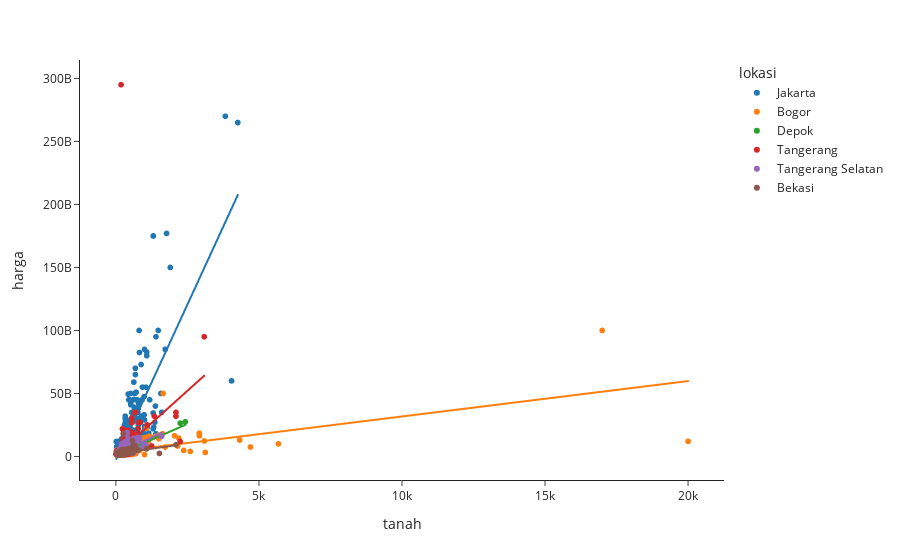

Notebook cell for this chart:
### Code cell
fig = px.scatter(df, x='tanah', y='harga', color="lokasi",  trendline='ols')
fig.show()

### Figure 1 — Plotly figure (JSON) as saved in the notebook; plotly's stock layout.template omitted (floating-point values rounded to 4 significant figures; data arrays with more than 128 entries replaced by an {"elided": "..."} marker saying what was removed)
{"data": [{"hovertemplate": "lokasi=Jakarta<br>tanah=%{x}<br>harga=%{y}<extra></extra>", "legendgroup": "Jakarta", "marker": {"color": "#1F77B4", "symbol": "circle"}, "mode": "markers", "name": "Jakarta", "showlegend": true, "type": "scattergl", "x": {"elided": "960 int values"}, "xaxis": "x", "y": {"elided": "960 int values"}, "yaxis": "y"}, {"hovertemplate": "<b>OLS trendline</b><br>harga = 4.93625e+07 * tanah + -2.79677e+09<br>R<sup>2</sup>=0.655233<br><br>lokasi=Jakarta<br>tanah=%{x}<br>harga=%{y} <b>(trend)</b><extra></extra>", "legendgroup": "Jakarta", "marker": {"color": "#1F77B4", "symbol": "circle"}, "mode": "lines", "name": "Jakarta", "showlegend": false, "type": "scattergl", "x": {"elided": "960 int values"}, "xaxis": "x", "y": {"elided": "960 float values"}, "yaxis": "y"}, {"hovertemplate": "lokasi=Bogor<br>tanah=%{x}<br>harga=%{y}<extra></extra>", "legendgroup": "Bogor", "marker": {"color": "#FF7F0E", "symbol": "circle"}, "mode": "markers", "name": "Bogor", "showlegend": true, "type": "scattergl", "x": {"elided": "988 int values"}, "xaxis": "x", "y": {"elided": "988 int values"}, "yaxis": "y"}, {"hovertemplate": "<b>OLS trendline</b><br>harga = 2.80935e+06 * tanah + 3.65025e+09<br>R<sup>2</sup>=0.352470<br><br>lokasi=Bogor<br>tanah=%{x}<br>harga=%{y} <b>(trend)</b><extra></extra>", "legendgroup": "Bogor", "marker": {"color": "#FF7F0E", "symbol": "circle"}, "mode": "lines", "name": "Bogor", "showlegend": false, "type": "scattergl", "x": {"elided": "988 int values"}, "xaxis": "x", "y": {"elided": "988 float values"}, "yaxis": "y"}, {"hovertemplate": "lokasi=Depok<br>tanah=%{x}<br>harga=%{y}<extra></extra>", "legendgroup": "Depok", "marker": {"color": "#2CA02C", "symbol": "circle"}, "mode": "markers", "name": "Depok", "showlegend": true, "type": "scattergl", "x": {"elided": "998 int values"}, "xaxis": "x", "y": {"elided": "998 int values"}, "yaxis": "y"}, {"hovertemplate": "<b>OLS trendline</b><br>harga = 1.00198e+07 * tanah + 7.90171e+08<br>R<sup>2</sup>=0.841440<br><br>lokasi=Depok<br>tanah=%{x}<br>harga=%{y} <b>(trend)</b><extra></extra>", "legendgroup": "Depok", "marker": {"color": "#2CA02C", "symbol": "circle"}, "mode": "lines", "name": "Depok", "showlegend": false, "type": "scattergl", "x": {"elided": "998 int values"}, "xaxis": "x", "y": {"elided": "998 float values"}, "yaxis": "y"}, {"hovertemplate": "lokasi=Tangerang<br>tanah=%{x}<br>harga=%{y}<extra></extra>", "legendgroup": "Tangerang", "marker": {"color": "#D62728", "symbol": "circle"}, "mode": "markers", "name": "Tangerang", "showlegend": true, "type": "scattergl", "x": {"elided": "989 int values"}, "xaxis": "x", "y": {"elided": "989 int values"}, "yaxis": "y"}, {"hovertemplate": "<b>OLS trendline</b><br>harga = 2.042e+07 * tanah + 1.08317e+09<br>R<sup>2</sup>=0.143154<br><br>lokasi=Tangerang<br>tanah=%{x}<br>harga=%{y} <b>(trend)</b><extra></extra>", "legendgroup": "Tangerang", "marker": {"color": "#D62728", "symbol": "circle"}, "mode": "lines", "name": "Tangerang", "showlegend": false, "type": "scattergl", "x": {"elided": "989 int values"}, "xaxis": "x", "y": {"elided": "989 float values"}, "yaxis": "y"}, {"hovertemplate": "lokasi=Tangerang Selatan<br>tanah=%{x}<br>harga=%{y}<extra></extra>", "legendgroup": "Tangerang Selatan", "marker": {"color": "#9467BD", "symbol": "circle"}, "mode": "markers", "name": "Tangerang Selatan", "showlegend": true, "type": "scattergl", "x": {"elided": "996 int values"}, "xaxis": "x", "y": {"elided": "996 int values"}, "yaxis": "y"}, {"hovertemplate": "<b>OLS trendline</b><br>harga = 1.07166e+07 * tanah + 1.74805e+09<br>R<sup>2</sup>=0.430035<br><br>lokasi=Tangerang Selatan<br>tanah=%{x}<br>harga=%{y} <b>(trend)</b><extra></extra>", "legendgroup": "Tangerang Selatan", "marker": {"color": "#9467BD", "symbol": "circle"}, "mode": "lines", "name": "Tangerang Selatan", "showlegend": false, "type": "scattergl", "x": {"elided": "996 int values"}, "xaxis": "x", "y": {"elided": "996 float values"}, "yaxis": "y"}, {"hovertemplate": "lokasi=Bekasi<br>tanah=%{x}<br>harga=%{y}<extra></extra>", "legendgroup": "Bekasi", "marker": {"color": "#8C564B", "symbol": "circle"}, "mode": "markers", "name": "Bekasi", "showlegend": true, "type": "scattergl", "x": {"elided": "994 int values"}, "xaxis": "x", "y": {"elided": "994 int values"}, "yaxis": "y"}, {"hovertemplate": "<b>OLS trendline</b><br>harga = 3.23331e+06 * tanah + 2.14314e+09<br>R<sup>2</sup>=0.114320<br><br>lokasi=Bekasi<br>tanah=%{x}<br>harga=%{y} <b>(trend)</b><extra></extra>", "legendgroup": "Bekasi", "marker": {"color": "#8C564B", "symbol": "circle"}, "mode": "lines", "name": "Bekasi", "showlegend": false, "type": "scattergl", "x": {"elided": "994 int values"}, "xaxis": "x", "y": {"elided": "994 float values"}, "yaxis": "y"}], "layout": {"legend": {"title": {"text": "lokasi"}, "tracegroupgap": 0}, "margin": {"t": 60}, "xaxis": {"anchor": "y", "domain": [0, 1], "title": {"text": "tanah"}}, "yaxis": {"anchor": "x", "domain": [0, 1], "title": {"text": "harga"}}}}
